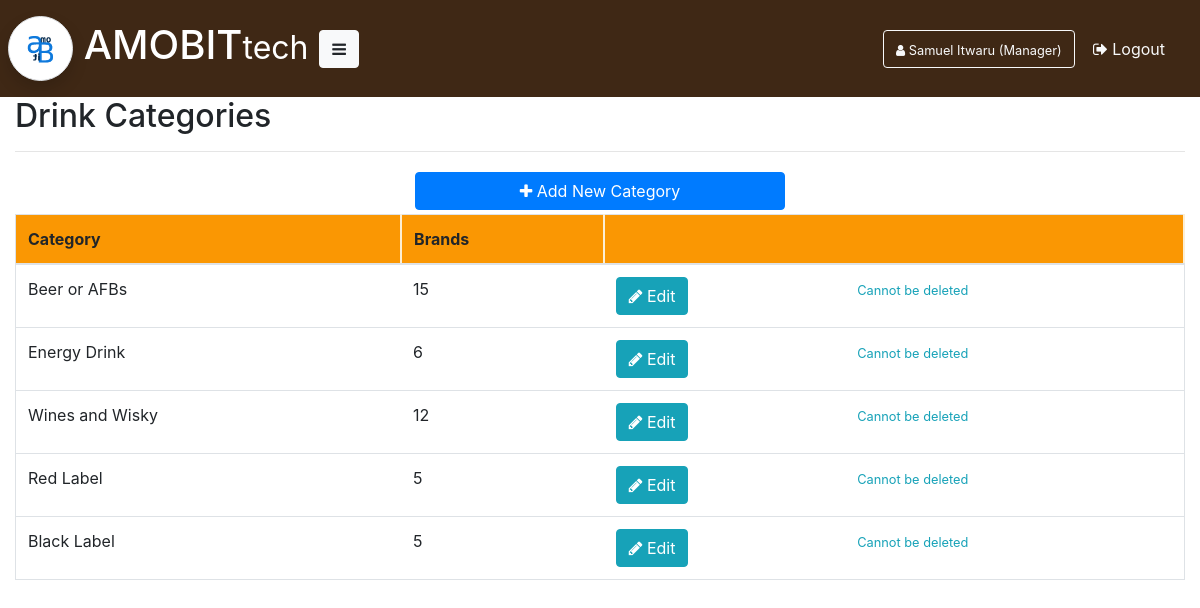
Page /category/ (signed in) on the committed database.
### Application/database/model.py (models this page shows, shortened)
class Manager(Base):
    __tablename__ = "manager"
    id = Column(Integer, primary_key=True)
    first_name = Column(String(64))
    last_name = Column(String(64))
    email = Column(String(64))
    boss_email = Column(String(64))
    user = relationship("User", backref="manager", cascade="all,delete", uselist=False)
    def delete(self):
        session.delete(self)
        session.commit()

class Category(Base):
    __tablename__ = "category"
    id = Column(Integer, primary_key=True)
    name = Column(String)
    brands = relationship("Brand", backref="category")
    def read(self):
        return session.query(self).all()

### Application/blueprints/Category/category.py (the view)
@category.route("/")
@login_required
def get_categories():
    categories = Category.read(Category)
    return render_template("manager/categories.html", mod=module, categories=categories)

### Application/__init__.py (called while the page is built)
@login_manager.user_loader
def load_user(user_id):
    return session.query(User).filter_by(id=user_id).first()

### Application/templates/manager/categories.html (shortened to what this page needs)
{% extends 'manager/manager-base.html' %}
{% block content %}
<h2>Drink Categories</h2>
<hr>
<div class="row py-1">
	<div class="col-md-4"></div>
	<div class="col-md-4">
		<button type="button" class="btn btn-primary btn-block" data-toggle="modal" data-target="#addCategoryModel"><span class="fa fa-plus"></span> Add New Category</button>
	</div>
</div>
<div class="row">
	<div class="col-md-12">
		<table class="table table-responsive-sm table-hover border">
			<thead>
			    <tr>
			    	<th scope="col">Category</th>
			    	<th scope="col">Brands</th>
			    	<th scope="col" colspan="2">
			    	</th>
			    </tr>
			  </thead>
			  <tbody>
			  	{% for category in categories %}
			  		<tr scope="row" style="cursor: pointer;">
			  			<td>{{category.name}}</td>
			  			<td>{{ category.brands|length }}</td>
			  			<td>
		  					<button type="button" class="btn btn-info" data-toggle="modal" data-target="#editCategoryModel{{category.id}}"><span class="fa fa-pencil"></span> Edit</button>
			  			</td>
			  			<td>
			  				{% if category.brands|length %}
			  					<small class="text-info">Cannot be deleted</small>
				  			{% endif %}
		  				</td>
			  		</tr>
			  	{% endfor %}
			  </tbody>
		</table>
	</div>
</div>
{% endblock %}

### Application/templates/manager/manager-base.html (shortened to what this page needs)
{% extends 'global/base.html' %}
{% block body %}
{% if current_user.manager %}
<div class="container-fluid">
	<div class="row text-white fixed p-2" style="font-size: 22px; background-color: rgba(56, 33, 13, 0.966);">
		<div class="col-md-8 col-sm-12 pl-0 py-2 my-auto">
			<h1 class="d-inline"><img class="img-thumbnail rounded-circle shadow" height="65px" width="65px" src="{{ url_for('static', filename='img/logo.png') }}"> AMOBIT<small>tech</small> <button class="btn btn-light float-md-none float-right" data-toggle="collapse" href="#mobile-menu" role="button" aria-expanded="false" aria-controls="mobile-menu"><span class="fa fa-navicon"></span></button></h1>
		</div>
		<div class="col-md-4 col-sm-12 my-auto text-white" align="right">
			<a href="{{url_for('manager.edit_manager')}}" class="btn btn-outline-light"><small><span class="fa fa-user"></span> {{current_user.manager.first_name}} {{current_user.manager.last_name}} (Manager)</small></a>
			<a href="{{ url_for('user.logout') }}"><button class="btn btn-outline-light border-0"><span class="fa fa-sign-out"></span> Logout</button></a>
		</div>
	</div>
	<div class="row">
		<div class="container-fluid">
			{% block content %}
			{% endblock %}
		</div>
	</div>
</div>
{% endif %}
{% endblock %}

### Application/templates/global/base.html (shortened to what this page needs)
<!DOCTYPE html>
<html>
<head>
	<link rel="stylesheet" type="text/css" href="{{url_for('static', filename='css/bootstrap.min.css')}}">
	<link rel="stylesheet" type="text/css" href="{{url_for('static', filename='css/font-awesome.min.css')}}">
	<link rel="stylesheet" type="text/css" href="{{url_for('static', filename='css/style.css')}}">
</head>
<body>
	{% block body %}
	{% endblock %}
</body>
</html>

### Application/static/css/style.css (style rules this page uses)
.fixed { position:sticky; top:0; z-index:1 }
.table th { background-color: rgb(250, 151, 3) }
.table th { border-right: 2px solid rgb(252, 238, 212); }

### rows in the picture
Manager: manager.first_name "Samuel", manager.last_name "Itwaru"
Category: name "Beer or AFBs", brands|length "15"
Category: name "Energy Drink", brands|length "6"
Category: name "Wines and Wisky", brands|length "12"
Category: name "Red Label", brands|length "5"
Category: name "Black Label", brands|length "5"
